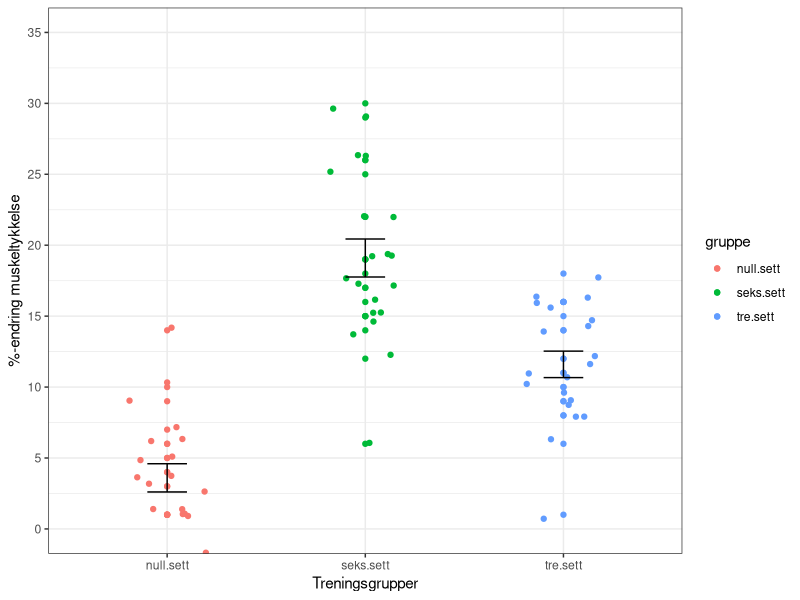
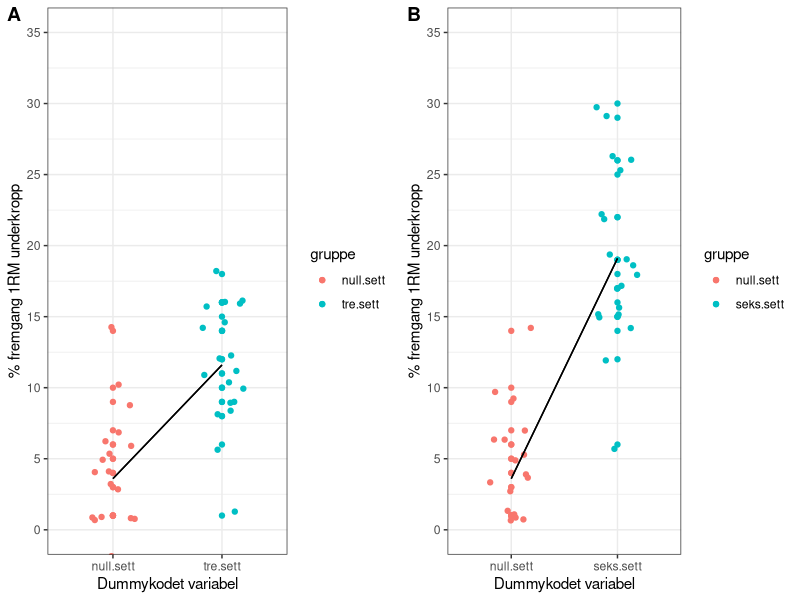

Write the R code that produced these figures, in order.
## ---- chunk 1
library(tidyverse)

set.seed(2002) #viktig å ha med denne for å få nøyaktig samme datasett
seks.sett <- ceiling(rnorm(n = 20, mean = 17.5, sd = 5)) #20 individer
tre.sett <- ceiling(rnorm(n = 20, mean = 12.5, sd = 5)) #20 individer
null.sett <- ceiling(rnorm(n = 20, mean = 3, sd = 5)) #20 individer




#lager en tibble fra tidyverse-pakken. Må ha lastet inn tidyverse library(tidyverse) i scriptfilen
dat <- tibble(individ = seq(1:60),
              gruppe = rep(c( "null.sett", "tre.sett", "seks.sett"), c(length(null.sett), length(tre.sett), length(seks.sett))),
              vl_tykkelse = c(null.sett, tre.sett, seks.sett))
## ---- chunk 2
knitr::kable(
  dat, booktabs = TRUE,
  caption = 'Simulert datasett (Varpestuen 2020)'
)
## ---- chunk 3
ggplot(dat, aes(gruppe,vl_tykkelse, color=gruppe)) +
  geom_point()+
  scale_y_continuous(breaks = seq(0, 35, 5)) +
  coord_cartesian(ylim = c(0, 35)) +
  geom_jitter(width = 0.2) + 
  labs(y="%-endring muskeltykkelse", x="Treningsgrupper") +
  stat_summary(fun.data = mean_se, geom = "errorbar", width = 0.2, color="black") +
  guides(fill=FALSE) +
  theme_bw()
## ---- chunk 4


dat <- dat %>%
  # her lager jeg en ny kolonne som heter dummykoder. If gruppe == 'ett.sett', gi verdien 0, else gi de 1.
  mutate(dummy1 = if_else(gruppe == "tre.sett", 1, 0)
  )

dat <- dat %>%
  # her lager jeg en ny kolonne som heter dummykoder. If gruppe == 'ett.sett', gi verdien 0, else gi de 1.
  mutate(dummy2 = if_else(gruppe == "seks.sett", 1, 0)
  )

## ---- chunk 5
knitr::kable(
  dat, booktabs = TRUE,
  caption = 'Dummykoding'
)
## ---- chunk 6
dat <- dat %>%
  mutate(
    vl_tykkelse = as.integer(vl_tykkelse),
    dummy1 = as.factor(dummy1),
    dummy2 = as.factor(dummy2),
    gruppe = as.factor(gruppe))
## ---- chunk 7
summary(aov(vl_tykkelse ~ gruppe, dat))
## ---- chunk 8
summary(lm(vl_tykkelse ~ dummy1 + dummy2, dat))
## ---- chunk 9

gr1 <- dat %>%
  filter(gruppe == 'null.sett' | gruppe == 'tre.sett')

gr2 <- dat %>%
  filter(gruppe == 'null.sett' | gruppe == 'seks.sett')



b <- ggplot(gr1, aes(gruppe, vl_tykkelse, color=gruppe)) +
  geom_point()+
  scale_y_continuous(breaks = seq(0, 35, 5)) +
  coord_cartesian(ylim = c(0, 35)) +
  geom_jitter(width = 0.2) + 
  stat_summary(geom = "line", fun = mean, group = 1, color="black") +
  stat_summary(geom = "line", fun = mean, group = 2, color="black") +
  labs(y="% fremgang 1RM underkropp", x="Dummykodet variabel") +
  theme_bw()


c <- ggplot(gr2, aes(gruppe, vl_tykkelse, color=gruppe)) +
  geom_point()+
  scale_y_continuous(breaks = seq(0, 35, 5)) +
  coord_cartesian(ylim = c(0, 35)) +
  geom_jitter(width = 0.2) + 
  stat_summary(geom = "line", fun = mean, group = 1, color="black") +
  stat_summary(geom = "line", fun = mean, group = 2, color="black") +
  labs(y="% fremgang 1RM underkropp", x="Dummykodet variabel") +
  theme_bw()

library(cowplot)

plot_grid(b, c, nrow = 1, labels = "AUTO")





